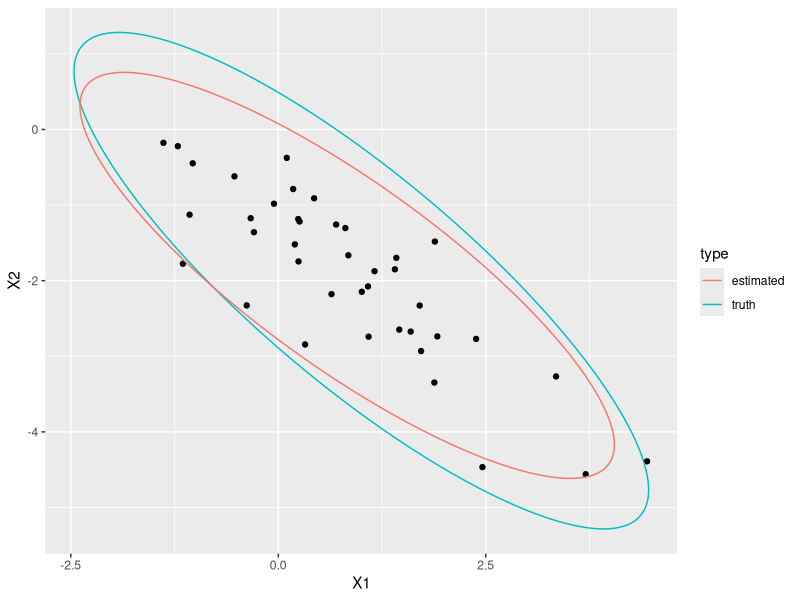
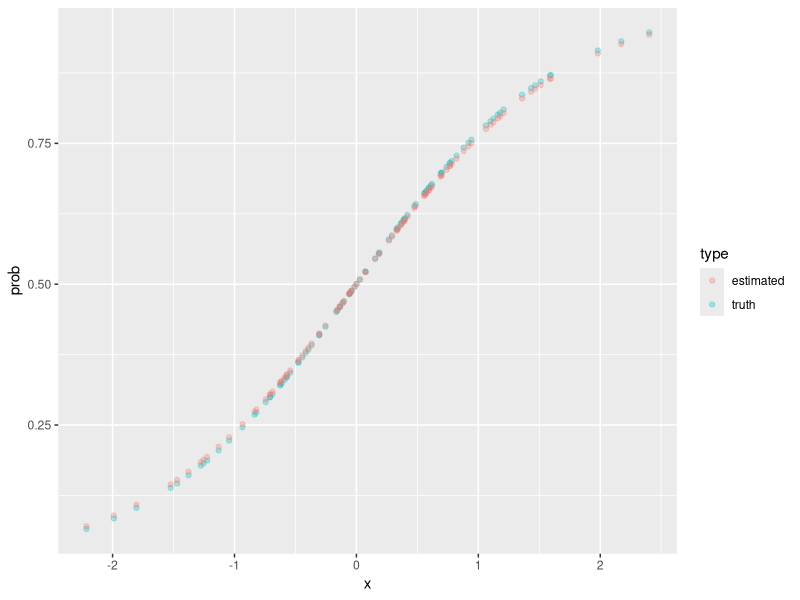
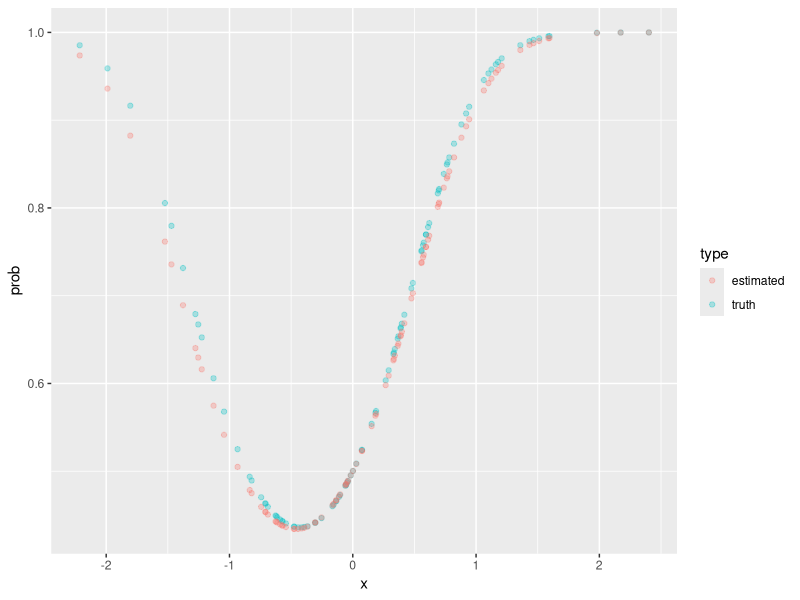
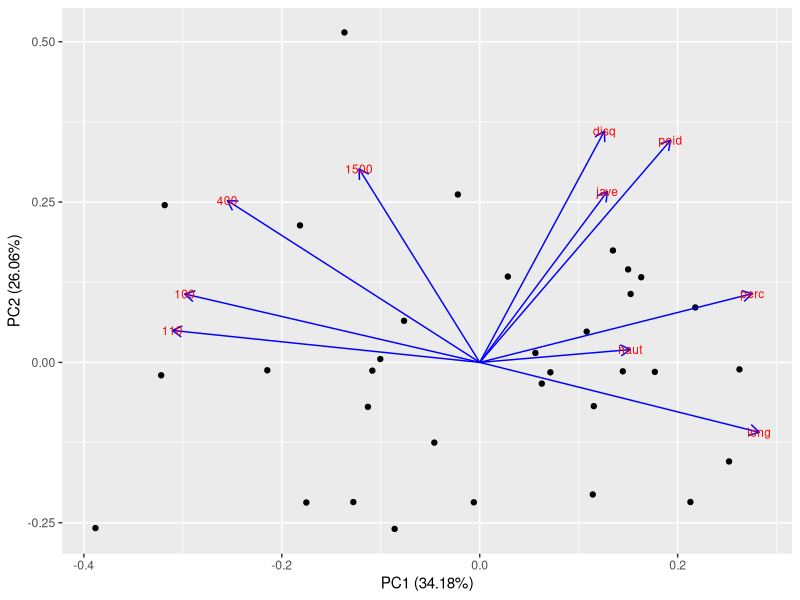
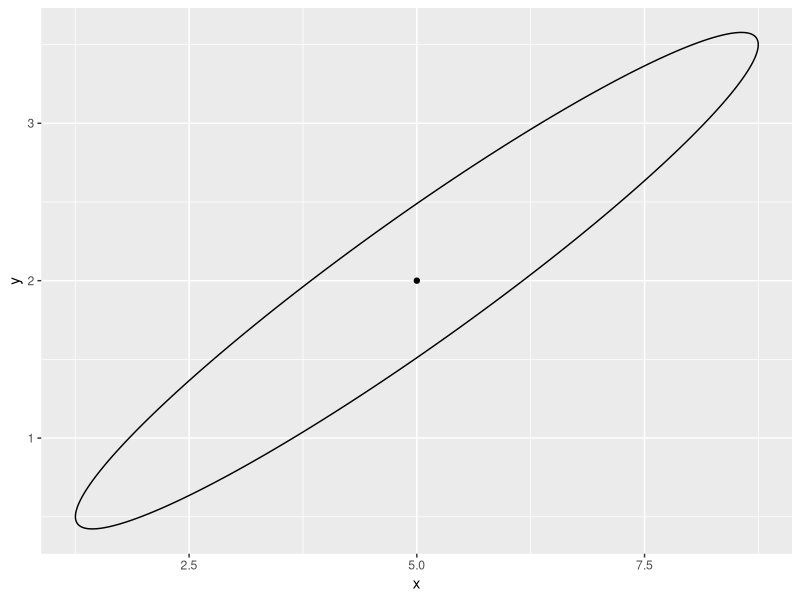
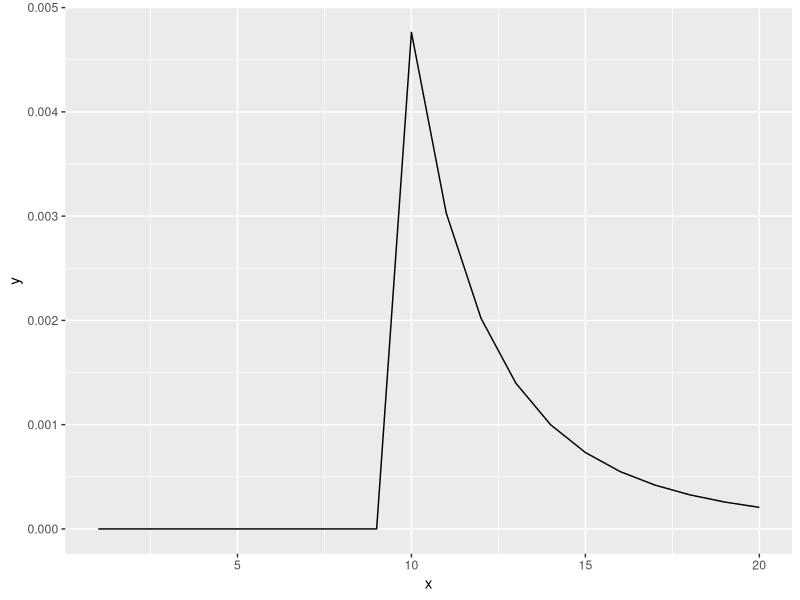

Source code (R) for these figures, in order:
## ---- chunk 1
togs <- F
library(ggplot2)
library(dplyr)
library(reshape2)
library(tidyr)
library(MASS)
library(ggforce)
library(mixtools)
library(ade4)
library(ggfortify)
library(numDeriv)

# togs <- FALSE
## ---- chunk 2
set.seed(1)
n     <- 40
mu    <- c(1, -2)
Sigma <- matrix(data = c(2, -1.6, -1.6, 1.8), ncol = 2)
X     <- mvrnorm(n = n, mu = mu, Sigma = Sigma)
colnames(X) <- c("X1", "X2")
X     <- as.data.frame(X)

# plot.new()
tru_ellip <- ellipse(mu, Sigma, draw = FALSE)
colnames(tru_ellip) <- c("X1", "X2")
tru_ellip <- as.data.frame(tru_ellip)

mu_est    <- apply(X, 2, mean)
tmp       <- as.matrix(sweep(X, 2, mu_est))
Sigma_est <- (1 / n) * t(tmp) %*% tmp

est_ellip <- ellipse(mu_est, Sigma_est, draw = FALSE)
colnames(est_ellip) <- c("X1", "X2")
est_ellip <- as.data.frame(est_ellip)

ggplot(data = X, aes(x = X1, y = X2)) +
  geom_point() +
  geom_path(data = tru_ellip, aes(x = X1, y = X2, color = "truth")) +
  geom_path(data = est_ellip, aes(x = X1, y = X2, color = "estimated")) +
  labs(color = "type")
## ---- chunk 3
inv_log <- function (z) {
  return (1 / (1 + exp(-z)))
}
set.seed(1)
x  <- rnorm(100)
y  <- rbinom(100, size = 1, prob = inv_log(1.2 * x))
y2 <- rbinom(100, size = 1, prob = inv_log(1.2 * x + 1.4 * x^2))


## ---- chunk 4
set.seed(1)
inv_log <- function (z) {
  return (1 / (1 + exp(-z)))
}

x <- rnorm(100)
y <- x
y <- rbinom(100, size = 1, prob = inv_log(1.2 * x))

l_logistic <- function (beta, X, y) {
  logl <- -sum(y * log(inv_log(as.vector(beta %*% X))) + (1 - y) * log((1 - inv_log(as.vector(beta %*% X)))))
  return(logl)
}

my_optim <- optim(par = 0.5, fn = l_logistic, method = "L-BFGS-B",
                  lower = 0, upper = 10, X = x, y = y)
my_optim$par

truth_p <- data.frame(x = x, prob = inv_log(1.2 * x), type = "truth")
est_p   <- data.frame(x = x, prob = inv_log(my_optim$par * x), type = "estimated")
plot_df <- rbind(truth_p, est_p)
ggplot(data = plot_df, aes(x = x, y = prob, color = type)) +
  geom_point(alpha = 0.3)

y2 <- rbinom(2000, size = 1, prob = inv_log(1.2 * x + 1.4 * x^2))
X2 <- cbind(x, x^2)
my_optim2 <- optim(par = c(0, 0), fn = l_logistic, method = "L-BFGS-B",
                   lower = c(0, 0), upper = c(2, 2), X = t(X2), y = y2)
my_optim2$par

tmp     <- sweep(data.frame(x = x, x2 = x^2), 2, my_optim2$par, FUN = "*")
tmp     <- tmp[ ,1] + tmp[ ,2]
truth_p <- data.frame(x = x, prob = inv_log(1.2 * x + 1.4 * x^2), type = "truth")
est_p   <- data.frame(x = x, prob = inv_log(tmp), type = "estimated")
plot_df <- rbind(truth_p, est_p)
ggplot(data = plot_df, aes(x = x, y = prob, color = type)) +
  geom_point(alpha = 0.3)

## ---- chunk 5
set.seed(1)
n <- 100
x1 <- rnorm(n)
x2 <- rnorm(n)
x3 <- rnorm(n)

X <- cbind(x1, x2, x3)
beta <- c(0.2, 0.6, -1.2)

y <- as.vector(t(beta %*% t(X))) + rnorm(n, sd = 0.2)

## ---- chunk 6

set.seed(1)
n <- 100
x1 <- rnorm(n)
x2 <- rnorm(n)
x3 <- rnorm(n)

X <- cbind(x1, x2, x3)
beta <- c(0.2, 0.6, -1.2)

y <- as.vector(t(beta %*% t(X))) + rnorm(n, sd = 0.2)
LS_fun <- function (beta, X, y) {
  return(sum((y - beta %*% t(X))^2))
}
my_optim <- optim(par = c(0, 0, 0), fn = LS_fun, lower = -5, upper = 5,
                  X = X, y = y, method = "L-BFGS-B")
my_optim$par


df <- data.frame(y = y, x1 = x1, x2 = x2, x3 = x3)
my_lm <- lm(y ~ x1 + x2 + x3 - 1, data = df)
my_lm

# matrix solution
beta_hat <- solve(t(X) %*% X) %*% t(X) %*% y
beta_hat

out <- summary(my_lm)
out$coefficients[ ,2]

# bootstrap CI
nboot <- 1000
beta_boot <- matrix(data = NA, ncol = length(beta), nrow = nboot)
for (i in 1:nboot) {
  inds     <- sample(1:n, n, replace = T)
  new_df   <- df[inds, ]
  X_tmp    <- as.matrix(new_df[ ,-1])
  y_tmp    <- new_df[ ,1]
  # print(nrow(new_df))
  tmp_beta <- solve(t(X_tmp) %*% X_tmp) %*% t(X_tmp) %*% y_tmp
  beta_boot[i, ] <- tmp_beta
}
apply(beta_boot, 2, mean)
apply(beta_boot, 2, quantile, probs = c(0.025, 0.975))
out$coefficients[ ,2]

## ---- chunk 7
data(olympic)

X        <- olympic$tab
X_scaled <- scale(X)
my_pca   <- prcomp(X_scaled)
summary(my_pca)

autoplot(my_pca, data = X, loadings = TRUE, loadings.colour = 'blue',
         loadings.label = TRUE, loadings.label.size = 3)

Sigma_est <- (1 / nrow(X_scaled)) * t(X_scaled) %*% X_scaled
Sigma_dec <- eigen(Sigma_est)

Sigma_dec$vectors
my_pca$rotation

## ---- chunk 8
x <- c(2, 5, 3, 1, 2, 1, 0, 3, 0, 2)

## ---- chunk 9
set.seed(1)
x          <- c(2, 5, 3, 1, 2, 1, 0, 3, 0, 2)
lambda_hat <- mean(x)
finfo      <- length(x) / lambda_hat
mle_CI     <- c(lambda_hat - 1.96 * sqrt(1 / finfo),
                lambda_hat + 1.96 * sqrt(1 / finfo))
boot_lambda <- c()
nboot       <- 1000
for (i in 1:nboot) {
  tmp_x          <- sample(x, length(x), replace = T)
  boot_lambda[i] <- mean(tmp_x)
}
boot_CI <- c(quantile(boot_lambda, 0.025),
             quantile(boot_lambda, 0.975))
mle_CI
boot_CI
## ---- chunk 10
set.seed(1)
n  <- 20
mu <- c(5, 2)
x  <- rgamma(n, 5, 2)

fish_mat <- matrix(data = NA, nrow = 2, ncol = 2)
fish_mat[1,2] <- - n / mu[2]
fish_mat[2,1] <- - n / mu[2]
fish_mat[2,2] <- (n * mu[1]) / (mu[2]^2)
fish_mat[1,1] <- n * grad(digamma, mu[1])

fish_mat_inv <- solve(fish_mat)

est_ellip <- ellipse(mu, fish_mat_inv, draw = FALSE)
colnames(est_ellip) <- c("X1", "X2")
est_ellip <- as.data.frame(est_ellip)

ggplot() +
  geom_point(data = data.frame(x = mu[1], y = mu[2]), aes(x = x, y = y)) +
  geom_path(data = est_ellip, aes(x = X1, y = X2))

## ---- chunk 11
library(ggplot2)
my_fun <- function (x, m, k) {
  tmp        <-  1 / (choose(x, k))
  tmp[x < m] <- 0
  return (tmp)
}
x  <- 1:20
y  <- my_fun(x, 10, 4)
df <- data.frame(x = x, y = y)
ggplot(data = df, aes(x = x, y = y)) +
  geom_line()
